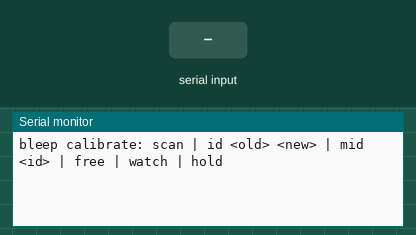
Recording of a sketch running on a simulated Seeed XIAO ESP32-S3. On the bench: the last lines printed to the serial monitor. The test bench sets the inputs (shaded band).

Above: at 1.7 s.
1.8 s: "scan\n" received over Serial
At 3.0 s:
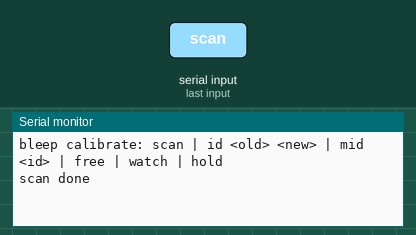
3.3 s: "id\n" received over Serial
At 3.7 s:
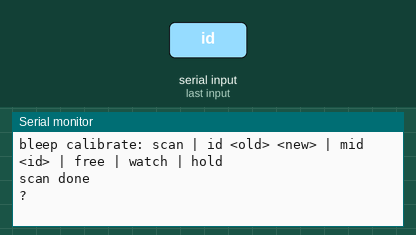
4.8 s: "free\n" received over Serial
At 5.2 s:
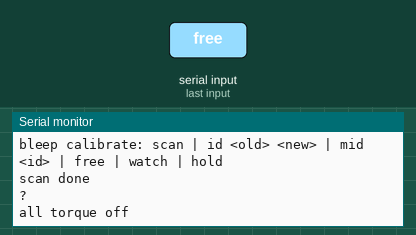
6.3 s: "hold\n" received over Serial
At 7.5 s:
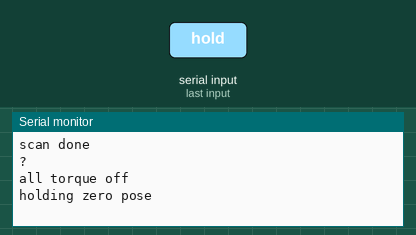
7.8 s: "watch\n" received over Serial
At 7.98 s:
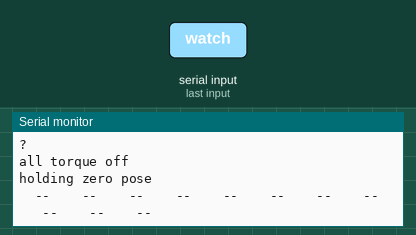

The sketch:

calibrate.ino
```cpp
// Bleep calibration tool (flash this first, then flash firmware/bleep).
// Serial monitor at 115200, line ending "Newline". Commands:
//   scan            list servo IDs found on the bus (1..20)
//   id <old> <new>  change a servo ID (connect ONE new servo at a time: new servos all ship as ID 1)
//   mid <id>        torque off, then store the CURRENT position as the middle (2048) - do this with the joint in the jig at zero
//   free            torque off on all servos (bend the robot by hand)
//   watch           print every joint angle (rad, sim convention with the current JOINT_SIGN) 5x per second; any key stops
//   hold            torque on, hold the zero pose (2048 everywhere) - check that the legs are straight and the head faces forward
#include "config.h"
#include "sts_bus.h"

sts::Bus bus;
static const uint8_t ADDR_ID = 5, ADDR_LOCK = 55;

void writeByte(uint8_t id, uint8_t addr, uint8_t v) { bus.write(id, addr, &v, 1); delay(5); }

void setup() {
  Serial.begin(115200);
  bus.begin(Serial1, PIN_BUS_RX, PIN_BUS_TX, BUS_BAUD);
  delay(500);
  Serial.println("bleep calibrate: scan | id <old> <new> | mid <id> | free | watch | hold");
}

void loop() {
  if (!Serial.available()) return;
  String cmd = Serial.readStringUntil('\n'); cmd.trim();
  int a = -1, b = -1; char w[16] = {0};
  sscanf(cmd.c_str(), "%15s %d %d", w, &a, &b);
  String c(w);
  if (c == "scan") {
    for (uint8_t id = 1; id <= 20; id++) { int16_t p, s; if (bus.readPosSpeed(id, p, s)) Serial.printf("id %d  pos %d  %.1f V\n", id, p, bus.readVoltage(id)); }
    Serial.println("scan done");
  } else if (c == "id" && a > 0 && b > 0 && b < 254) {
    writeByte(a, ADDR_LOCK, 0); writeByte(a, ADDR_ID, b); writeByte(b, ADDR_LOCK, 1);
    Serial.printf("id %d -> %d (run scan to confirm)\n", a, b);
  } else if (c == "mid" && a > 0) {
    bus.torque(a, false); delay(5); writeByte(a, sts::ADDR_TORQUE_ENABLE, 128);   // STS: 128 = calibrate current position to 2048
    Serial.printf("id %d middle set\n", a);
  } else if (c == "free") {
    for (int j = 0; j < N_JOINTS; j++) bus.torque(SERVO_ID[j], false);
    Serial.println("all torque off");
  } else if (c == "hold") {
    uint8_t ids[N_JOINTS]; int16_t pos[N_JOINTS];
    for (int j = 0; j < N_JOINTS; j++) { ids[j] = SERVO_ID[j]; pos[j] = JOINT_ZERO[j]; bus.torque(ids[j], true); }
    bus.syncGoal(ids, pos, N_JOINTS); Serial.println("holding zero pose");
  } else if (c == "watch") {
    while (!Serial.available()) {
      for (int j = 0; j < N_JOINTS; j++) {
        int16_t p, s;
        if (bus.readPosSpeed(SERVO_ID[j], p, s)) Serial.printf("%+.2f ", JOINT_SIGN[j] * (p - JOINT_ZERO[j]) * (2 * PI / 4096));
        else Serial.print("  --  ");
      }
      Serial.println(); delay(200);
    }
    while (Serial.available()) Serial.read();
  } else Serial.println("?");
}
```

sts_bus.h
```cpp
// Minimal Feetech STS (SMS/STS protocol) driver over a UART + Waveshare Bus Servo Adapter (A) (half-duplex handled by the adapter).
#pragma once
#include <Arduino.h>

namespace sts {
static const uint8_t INST_READ = 0x02, INST_WRITE = 0x03, INST_SYNC_WRITE = 0x83;
static const uint8_t ADDR_TORQUE_ENABLE = 40, ADDR_ACC = 41, ADDR_GOAL_POS = 42, ADDR_PRESENT_POS = 56, ADDR_PRESENT_VOLT = 62, ADDR_PRESENT_TEMP = 63;

class Bus {
 public:
  HardwareSerial *s;
  void begin(HardwareSerial &ser, int rx, int tx, uint32_t baud) { s = &ser; s->begin(baud, SERIAL_8N1, rx, tx); s->setTimeout(3); }

  void write(uint8_t id, uint8_t addr, const uint8_t *data, uint8_t n) {
    uint8_t len = n + 3, chk = id + len + INST_WRITE + addr;
    s->write(0xFF); s->write(0xFF); s->write(id); s->write(len); s->write(INST_WRITE); s->write(addr);
    for (uint8_t i = 0; i < n; i++) { s->write(data[i]); chk += data[i]; }
    s->write((uint8_t)~chk); s->flush(); drain(6);   // status packet
  }
  void torque(uint8_t id, bool on) { uint8_t v = on; write(id, ADDR_TORQUE_ENABLE, &v, 1); }

  // goal positions for many servos in one packet (no replies): pos (2) + time (2, 0) + speed (2, 0 = max)
  void syncGoal(const uint8_t *ids, const int16_t *pos, uint8_t n) {
    const uint8_t dl = 6; uint8_t len = (dl + 1) * n + 4, chk = 0xFE + len + INST_SYNC_WRITE + ADDR_GOAL_POS + dl;
    s->write(0xFF); s->write(0xFF); s->write(0xFE); s->write(len); s->write(INST_SYNC_WRITE); s->write(ADDR_GOAL_POS); s->write(dl);
    for (uint8_t i = 0; i < n; i++) {
      uint16_t p = (uint16_t)constrain(pos[i], 0, 4095);
      uint8_t b[7] = {ids[i], (uint8_t)(p & 0xFF), (uint8_t)(p >> 8), 0, 0, 0, 0};
      for (uint8_t k = 0; k < 7; k++) { s->write(b[k]); chk += b[k]; }
    }
    s->write((uint8_t)~chk); s->flush();
  }

  // read n bytes from addr; returns false on timeout / bad checksum
  bool read(uint8_t id, uint8_t addr, uint8_t *out, uint8_t n) {
    while (s->available()) s->read();
    uint8_t chk = id + 4 + INST_READ + addr + n;
    uint8_t pkt[8] = {0xFF, 0xFF, id, 4, INST_READ, addr, n, (uint8_t)~chk};
    s->write(pkt, 8); s->flush();
    uint8_t h[5];
    if (s->readBytes(h, 5) != 5 || h[0] != 0xFF || h[1] != 0xFF || h[2] != id) return false;
    uint8_t len = h[3];
    if (len != n + 2) return false;
    uint8_t buf[16];
    if (s->readBytes(buf, n + 1) != n + 1) return false;
    uint8_t c = id + len + h[4];
    for (uint8_t i = 0; i < n; i++) { out[i] = buf[i]; c += buf[i]; }
    return (uint8_t)~c == buf[n];
  }
  // present position (counts) and speed (counts/s, sign in bit 15)
  bool readPosSpeed(uint8_t id, int16_t &pos, int16_t &spd) {
    uint8_t b[4];
    if (!read(id, ADDR_PRESENT_POS, b, 4)) return false;
    pos = b[0] | (b[1] << 8);
    uint16_t v = b[2] | (b[3] << 8);
    spd = (v & 0x8000) ? -(int16_t)(v & 0x7FFF) : (int16_t)v;
    return true;
  }
  float readVoltage(uint8_t id) { uint8_t v; return read(id, ADDR_PRESENT_VOLT, &v, 1) ? v * 0.1f : -1.0f; }

 private:
  void drain(uint8_t n) { uint32_t t = micros(); uint8_t got = 0; while (got < n && micros() - t < 600) if (s->available()) { s->read(); got++; } }
};
}  // namespace sts
```

config.h
```cpp
// Bleep firmware configuration: pins (Seeed XIAO ESP32S3 Sense), servo IDs, joint calibration.
#pragma once
#include <stdint.h>

// ---- XIAO header pins (GPIO numbers)
#define PIN_TOUCH      1    // D0  copper pad inside the dome (ESP32-S3 touch channel 1)
#define PIN_LCD_CS     2    // D1
#define PIN_LCD_DC     3    // D2
#define PIN_BUZZER     4    // D3  passive piezo (LEDC PWM)
#define PIN_SDA        5    // D4  MPU-6050
#define PIN_SCL        6    // D5
#define PIN_BUS_TX     43   // D6  -> Waveshare Bus Servo Adapter (A) RX
#define PIN_BUS_RX     44   // D7  <- adapter TX
#define PIN_LCD_SCK    7    // D8
#define PIN_LCD_RST    8    // D9
#define PIN_LCD_MOSI   9    // D10
// on-board (Sense expansion board): PDM microphone CLK 42 / DATA 41, camera on its own pins (see camera.h)
#define PIN_MIC_CLK    42
#define PIN_MIC_DATA   41

#define BUS_BAUD       1000000
#define CONTROL_HZ     50

// ---- joints. Index order = policy order (sim/env.py LEG) + neck.
enum { L_HIP_YAW, L_HIP_ROLL, L_HIP_PITCH, L_KNEE, L_ANKLE, R_HIP_YAW, R_HIP_ROLL, R_HIP_PITCH, R_KNEE, R_ANKLE, NECK_YAW, N_JOINTS };
static const uint8_t SERVO_ID[N_JOINTS]  = {1, 2, 3, 4, 5, 6, 7, 8, 9, 10, 11};
// +1/-1: maps servo count direction to the sim joint direction. Fill in with firmware/calibrate "watch" (see docs/ASSEMBLY.md step 8).
static const int8_t  JOINT_SIGN[N_JOINTS] = {1, 1, 1, 1, 1, 1, 1, 1, 1, 1, 1};
// servo count that equals sim joint angle 0 (set with Feetech "set middle" in the assembly jig -> 2048)
static const int16_t JOINT_ZERO[N_JOINTS] = {2048, 2048, 2048, 2048, 2048, 2048, 2048, 2048, 2048, 2048, 2048};
// joint limits (rad), same as cad/bleep.py LIMITS_DEG
static const float Q_MIN[N_JOINTS] = {-0.436f, -0.349f, -1.571f, -0.087f, -0.785f, -0.436f, -0.349f, -1.571f, -0.087f, -0.785f, -2.094f};
static const float Q_MAX[N_JOINTS] = { 0.436f,  0.349f,  0.524f,  1.920f,  0.785f,  0.436f,  0.349f,  0.524f,  1.920f,  0.785f,  2.094f};

#define FALL_TILT_DEG  50.0f     // tilt beyond this = fallen: relax legs, sad face
#define LOW_BATT_V     6.0f      // 2S LiFePO4: 6.0 V = ~10 % left
```

Measured:
- after the input at 1.8 s, the serial monitor: prints a new line after 0.09 s (image 1)
- after the input at 3.3 s, the serial monitor: prints a new line at once (image 2)
- after the input at 4.8 s, the serial monitor: prints a new line at once (image 3)
- after the input at 6.3 s, the serial monitor: prints a new line at once (image 4)
- after the input at 7.8 s, the serial monitor: prints a new line at once (image 5)
